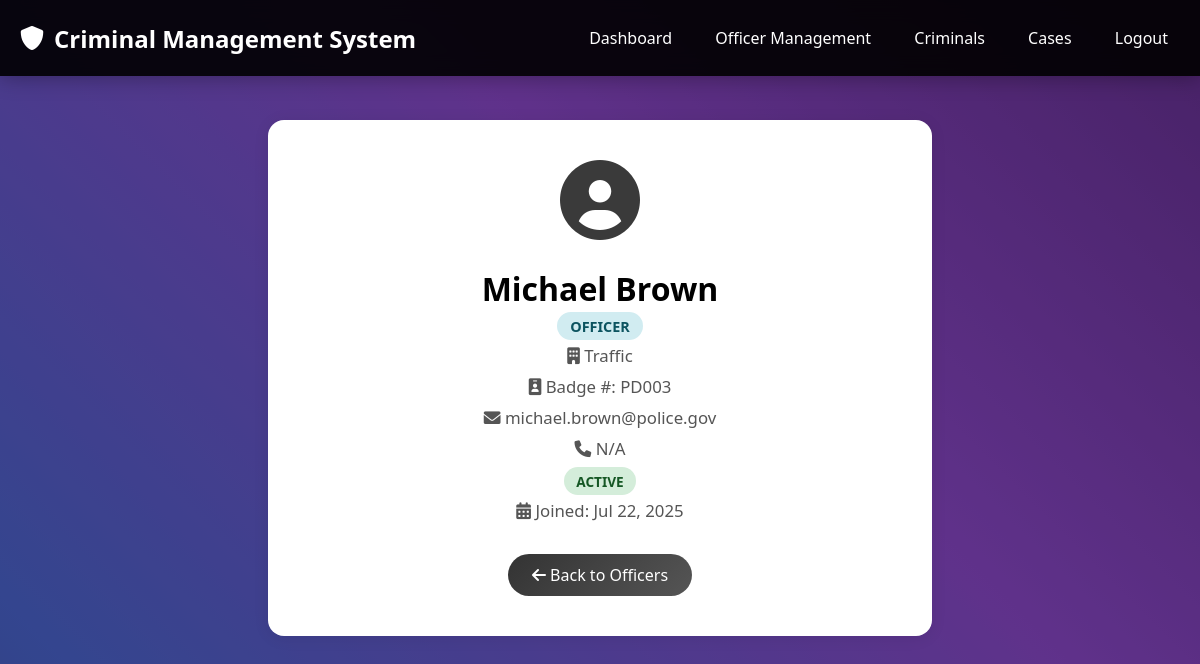
The app's page /modules/officers/view_officer.php?id=4 (signed in) with its own data.
### tables this page shows
CREATE TABLE `users` (
  `id` int(11) NOT NULL,
  `fullname` varchar(100) NOT NULL,
  `email` varchar(100) NOT NULL,
  `username` varchar(50) NOT NULL,
  `badge_number` varchar(20) NOT NULL,
  `department` varchar(50) NOT NULL,
  `role` enum('admin','officer','investigator') NOT NULL,
  `password` varchar(255) NOT NULL,
  `status` enum('active','inactive','suspended') DEFAULT 'active',
  `profile_image` varchar(255) DEFAULT NULL,
  `phone` varchar(20) DEFAULT NULL,
  `address` text DEFAULT NULL,
  `created_at` timestamp NOT NULL DEFAULT current_timestamp(),
  `updated_at` timestamp NOT NULL DEFAULT current_timestamp() ON UPDATE current_timestamp(),
  `last_login` timestamp NULL DEFAULT NULL
);

### modules/officers/view_officer.php (the view, shortened to what this page needs)
<?php
$servername = "localhost";
$username = "root";
$password = "";
$dbname = "criminal_management";
try {
    $conn = new PDO("mysql:host=$servername;dbname=$dbname", $username, $password);
    $conn->setAttribute(PDO::ATTR_ERRMODE, PDO::ERRMODE_EXCEPTION);
} catch(PDOException $e) {
    die("Connection failed: " . $e->getMessage());
}
$officer = null;
if (isset($_GET['id']) && is_numeric($_GET['id'])) {
    $stmt = $conn->prepare("SELECT * FROM users WHERE id = ? AND role IN ('officer', 'investigator')");
    $stmt->execute([$_GET['id']]);
    $officer = $stmt->fetch(PDO::FETCH_ASSOC);
}
?>
<!DOCTYPE html>
<html lang="en">
<head>
    <link href="https://cdnjs.cloudflare.com/ajax/libs/font-awesome/6.0.0/css/all.min.css" rel="stylesheet">
</head>
<body>
    <div class="background-container">
    </div>
    <nav class="navbar">
        <div class="nav-content">
            <a href="dashboard.php" class="logo">
                <i class="fas fa-shield-alt"></i>
                Criminal Management System
            </a>
            <ul class="nav-links">
                <li><a href="dashboard.php">Dashboard</a></li>
                <li><a href="officer_management.php">Officer Management</a></li>
                <li><a href="criminal_management.php">Criminals</a></li>
                <li><a href="case_management.php">Cases</a></li>
                <li><a href="logout.php">Logout</a></li>
            </ul>
        </div>
    </nav>
    <div class="container">
        <?php if ($officer): ?>
            <div class="officer-profile">
                <div class="officer-avatar">
                    <?php if (!empty($officer['profile_image'])): ?>
                        <img src="uploads/criminal_photos/<?php echo htmlspecialchars($officer['profile_image']); ?>" alt="Profile Image" style="width:120px;height:120px;border-radius:50%;object-fit:cover;background:#eee;">
                    <?php else: ?>
                        <i class="fas fa-user-circle"></i>
                    <?php endif; ?>
                </div>
                <div class="officer-info">
                    <h2><?php echo htmlspecialchars($officer['fullname']); ?></h2>
                    <div class="officer-role">
                        <span class="role-badge <?php echo 'role-' . $officer['role']; ?>">
                            <?php echo ucfirst($officer['role']); ?>
                        </span>
                    </div>
                    <div class="officer-dept">
                        <i class="fas fa-building"></i> <?php echo htmlspecialchars($officer['department']); ?>
                    </div>
                    <div class="officer-badge">
                        <i class="fas fa-id-badge"></i> Badge #: <?php echo htmlspecialchars($officer['badge_number']); ?>
                    </div>
                    <div class="officer-email">
                        <i class="fas fa-envelope"></i> <?php echo htmlspecialchars($officer['email']); ?>
                    </div>
                    <div class="officer-phone">
                        <i class="fas fa-phone"></i> <?php echo htmlspecialchars($officer['phone'] ?? 'N/A'); ?>
                    </div>
                    <div class="officer-status">
                        <span class="status-badge status-<?php echo $officer['status']; ?>">
                            <?php echo ucfirst($officer['status']); ?>
                        </span>
                    </div>
                    <div class="officer-joined">
                        <i class="fas fa-calendar-alt"></i> Joined: <?php echo date('M j, Y', strtotime($officer['created_at'])); ?>
                    </div>
                </div>
                <a href="officer_management.php" class="back-btn"><i class="fas fa-arrow-left"></i> Back to Officers</a>
            </div>
        <?php endif; ?>
    </div>
</body>
</html>

### modules/officers/view_officer.php (style rules this page uses)
body { font-family: 'Segoe UI', Tahoma, Geneva, Verdana, sans-serif; background: #f4f6f9; margin: 0; }
.background-container { position: fixed; top: 0; left: 0; width: 100%; height: 100%; z-index: -1; overflow: hidden; }
.navbar { background: rgba(0, 0, 0, 0.9); backdrop-filter: blur(10px); padding: 0.7rem 0; position: fixed; width: 100%; top: 0; z-index: 1000; box-shadow: 0 2px 20px rgba(0, 0, 0, 0.3); }
.nav-content { display: flex; justify-content: space-between; align-items: center; max-width: 1400px; margin: 0 auto; padding: 0 20px; }
.logo { font-size: 1.5rem; font-weight: bold; color: #fff; text-decoration: none; display: flex; align-items: center; gap: 10px; }
.nav-links { display: flex; list-style: none; gap: 1.2rem; }
.nav-links a { text-decoration: none; color: #fff; font-weight: 500; transition: color 0.3s ease; padding: 6px 12px; border-radius: 20px; }
.container { max-width: 600px; margin: 120px auto 0 auto; background: #fff; border-radius: 16px; box-shadow: 0 2px 16px rgba(0,0,0,0.08); padding: 2.5rem 2rem; }
.officer-profile { text-align: center; }
.officer-avatar { margin-bottom: 1.2rem; }
.officer-avatar i { font-size: 5rem; color: #3a3a3a; }
.officer-info h2 { margin-bottom: 0.3rem; font-size: 2rem; }
.officer-role { margin-bottom: 0.5rem; }
.role-badge { padding: 0.3rem 0.8rem; border-radius: 20px; font-size: 0.9rem; font-weight: 600; text-transform: uppercase; background: #d1ecf1; color: #0c5460; }
.officer-dept, .officer-badge, .officer-email, .officer-phone, .officer-status, .officer-joined { margin-bottom: 0.5rem; color: #555; font-size: 1.05rem; }
.status-badge { padding: 0.3rem 0.8rem; border-radius: 20px; font-size: 0.85rem; font-weight: 600; text-transform: uppercase; }
.status-active { background: #d4edda; color: #155724; }
.back-btn { display: inline-block; margin-top: 1.5rem; background: linear-gradient(135deg, #333 0%, #555 100%); color: white; padding: 10px 24px; border-radius: 50px; text-decoration: none; font-size: 1rem; transition: all 0.3s ease; }

### records on screen
users: fullname "Michael Brown", role "OFFICER", department "Traffic", badge_number "PD003", email "michael.brown@police.gov", phone "N/A", status "ACTIVE", created_at "Jul 22, 2025"
